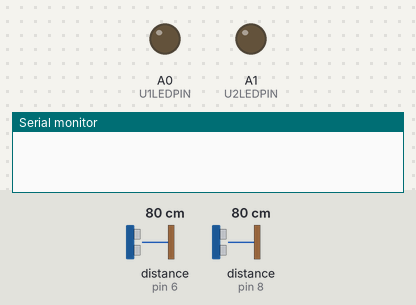
Recording of a sketch running on a simulated Arduino Uno, built with avr-gcc and run on an emulated ATmega328P. Shown: output pins drawn as LEDs (lit = HIGH), the last lines printed to the serial monitor. The inputs (shaded band) are chosen by the test bench; at power-on: distance to the obstacle (sensors on pin 6, pin 8) 80 cm.

Above: at 3.4 s.
3.5 s: distance to the obstacle (sensor on pin 6) set to 72 cm
5.0 s: distance to the obstacle (sensor on pin 6) set to 64 cm
At 5.6 s:
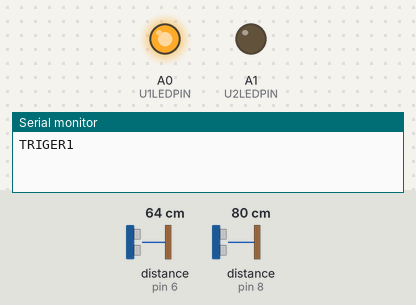
6.5 s: distance to the obstacle (sensor on pin 6) set to 120 cm
At 6.9 s:
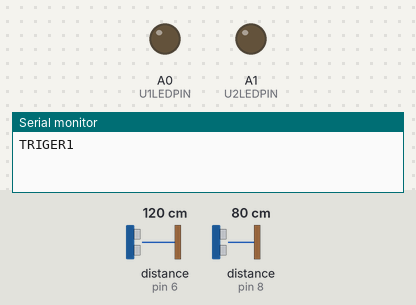
8.0 s: distance to the obstacle (sensor on pin 8) set to 72 cm
9.5 s: distance to the obstacle (sensor on pin 8) set to 66 cm
At 10.4 s:
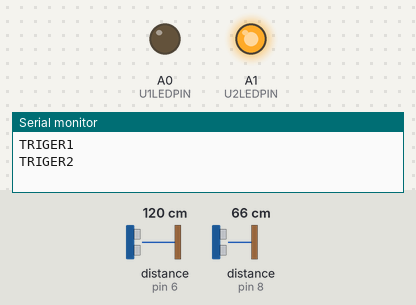
11.0 s: distance to the obstacle (sensor on pin 8) set to 120 cm
At 11.7 s:
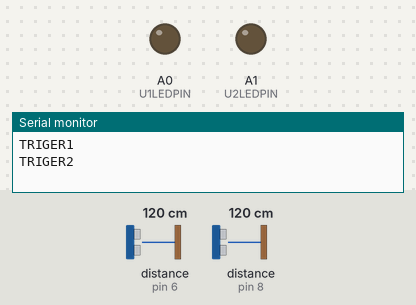
Timing chart, 0 to 13.5 s (numbered marks = the images above; inputs shaded):
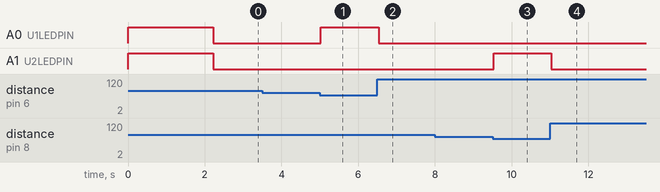

The sketch:

brummi-ziel.ino
```cpp
#include <Ultrasonic.h>

/*
 * ANSCHLUSSBELEGUNG:
 * GRAUES KABEL OHNE RING:
 *  br -> VCC
 *  wh -> GND
 * GRAUES KABEL MIT RING:
 *  br -> TOGGLE
 *  wh -> SENS
 */

//#define DEBUG 1

#define U1LEDPIN A0
#define U2LEDPIN A1
#define U1TOGLEPIN 5
#define U1SENSPIN 6
#define U2TOGLEPIN 7
#define U2SENSPIN 8

#define MAXDIST 0.8 //angabge in metern abstand zum sensor in metern


//timeout von schallgeschwindigkeit
const unsigned long timeout = (unsigned long)((double)MAXDIST / 343.0 * 1000000); // dist / airspeed * ms = timeout [ms]

Ultrasonic ultrasonic1(U1TOGLEPIN, U1SENSPIN);
Ultrasonic ultrasonic2(U2TOGLEPIN, U2SENSPIN);

//rolling avg
float ravg1 = 0;
float ravg2 = 0;

void setup() {

  pinMode(U1LEDPIN, OUTPUT);
  digitalWrite(U1LEDPIN, HIGH);
  pinMode(U2LEDPIN, OUTPUT);
  digitalWrite(U2LEDPIN, HIGH);

  Serial.begin(115200);

  #ifdef DEBUG
  Serial.print(timeout);
  #endif

  ultrasonic1.setTimeout(timeout);
  ultrasonic2.setTimeout(timeout);


  delay(2000);

  //quick calibration ...
  const int quickCalibrationCount = 10;
  unsigned long u1=0,u2=0;
  for(int co=0;co < quickCalibrationCount;co++) {
    delay(5);
    u1 += ultrasonic1.read();
    delay(5);
    u2 += ultrasonic2.read();
  }
  u1 /= quickCalibrationCount;
  u2 /= quickCalibrationCount;

  ravg1 = u1;
  ravg2 = u2;
}


void loop() {
  unsigned long u1=0,u2=0; //todo move to int
  static unsigned long coolDown1 = 0,coolDown2 = 0,lastRun = 0;
  const unsigned long coolDownTimeMS = 500;


  if((millis() - lastRun) < 100) return;
  lastRun = millis();

  //-- read
  delay(5);
  u1 = ultrasonic1.read();
  delay(5);
  u2 = ultrasonic2.read();
  //-- end read

  const unsigned int ravgCount = 100;
  const unsigned int threshold = 10;
  float delta1 = (ravg1 - u1);
  float delta2 = (ravg2 - u2);

  //TODO: move code to function,data to struct.
  //channel 1
  if(delta1 > threshold) {
    digitalWrite(U1LEDPIN, HIGH);
    if((millis() - coolDown1) > coolDownTimeMS) {
      Serial.print("TRIGER1\n"); //send signal to brian
    }
    coolDown1 = millis();
  } else {
    ravg1 = (((ravg1 * ravgCount) + u1) / (ravgCount + 1));
    digitalWrite(U1LEDPIN, LOW);
  }

  //channel2
  if(delta2 > threshold) {
    digitalWrite(U2LEDPIN, HIGH);
    if((millis() - coolDown2) > coolDownTimeMS) {
      Serial.print("TRIGER2\n"); //send signal to brian
    }
    coolDown2 = millis();
  } else {
    ravg2 = (((ravg2 * ravgCount) + u2) / (ravgCount + 1));
    digitalWrite(U2LEDPIN, LOW);
  }

#ifdef DEBUG
  Serial.print(u1);Serial.print(",");
  Serial.print(u2);Serial.print(",");
  Serial.print(ravg1);Serial.print(",");
  Serial.print(ravg2);Serial.print(",");
  Serial.print(delta1);Serial.print(",");
  Serial.print(delta2);//Serial.print(",");
  Serial.print('\n');
#endif
  //delay(100); //wenn delay angepasst wird auch ravgCount neu berechnen !!!
}
```

Measured:
- the behaviour switches between 70 and 69 cm on distance to the obstacle (sensor on pin 6) (found by bisection; images 0 and 1)
- the behaviour switches between 70 and 69 cm on distance to the obstacle (sensor on pin 8) (found by bisection; images 2 and 3)
- after the input at 3.5 s, every drawn part: stays the same
- after the input at 5.0 s, A0 (U1LEDPIN): LOW → HIGH at once
- after the input at 6.5 s, A0 (U1LEDPIN): HIGH → LOW at once
- after the input at 8.0 s, every drawn part: stays the same
- after the input at 9.5 s, A1 (U2LEDPIN): LOW → HIGH at once
- after the input at 11.0 s, A1 (U2LEDPIN): HIGH → LOW at once
